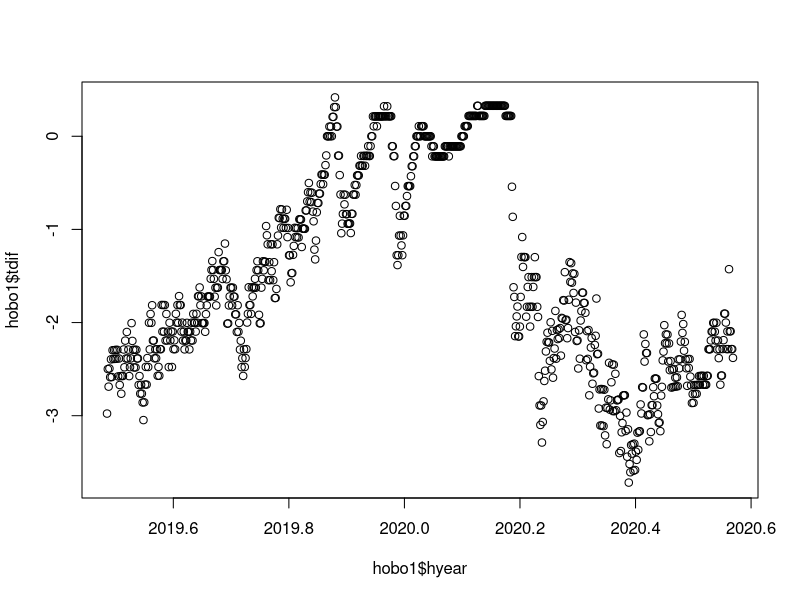
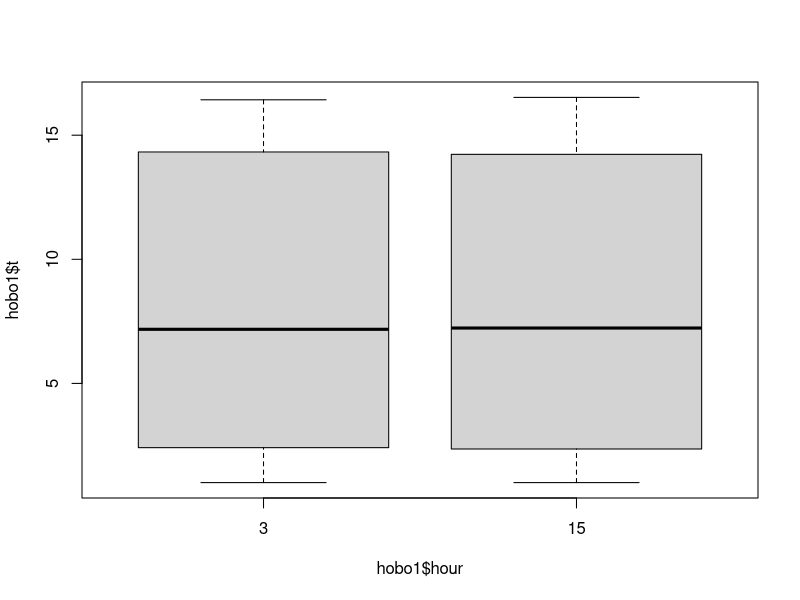

The R script that drew these images, in order: (Note: this script raises an error after producing the figures.)
### Packages and functions ----
library(stringr)
library(ggplot2)

dyear <- function(year, month, day){
  leap <- ifelse(year/400 == floor(year/400), 1,
                 ifelse(year/100 == floor(year/100), 0,
                        ifelse(year/4 == floor(year/4), 1,0)))
  
  nday <-ifelse(month == 1, 0+day,
                ifelse(month == 2, 31+day,
                       ifelse(month == 3, 59+day+leap,
                              ifelse(month == 4, 90+day+leap,
                                     ifelse(month == 5, 120+day+leap,
                                            ifelse(month == 6, 151+day+leap,
                                                   ifelse(month == 7, 181+day+leap,
                                                          ifelse(month == 8, 212+day+leap,
                                                                 ifelse(month == 9, 243+day+leap,
                                                                        ifelse(month == 10, 273+day+leap,
                                                                               ifelse(month == 11, 304+day+leap,334+day+leap)))))))))))
  
  decimalyear <- year + nday/(365+leap) - 1/(365+leap)
  return(decimalyear)
}                                          
### Load and process data frames ----
## Presumes a HOBO cvs expo0rt file with yy/mm/dd date format, a separate time column, and no plot title in the header.

hobo <- read.csv('data/Wexford_frigid_surface.csv')
colnames(hobo) <- c('id', 'date', 'time', 't')
hobo$station <- 'Wexford_frigid_10'

hobo1 <- read.csv('data/Wexford_frigid_50_cm.csv')
colnames(hobo1) <- c('id', 'date', 'time', 't')
hobo1$station <- 'Wexford_frigid_50'
hobo <- rbind(hobo, hobo1)

hobo1 <- read.csv('data/Wexford_mesic_50_cm.csv')
colnames(hobo1) <- c('id', 'date', 'time', 't')
hobo1$station <- 'Wexford_mesic_50'
hobo <- rbind(hobo, hobo1)

hobo1 <- read.csv('data/Newaygo_mesic_50_cm.csv')
colnames(hobo1) <- c('id', 'date', 'time', 't')
hobo1$station <- 'Newaygo_mesic_50'
hobo <- rbind(hobo, hobo1)

hobo1 <- read.csv('data/Newaygo_frigid_50_cm.csv')
colnames(hobo1) <- c('id', 'date', 'time', 't')
hobo1$station <- 'Newaygo_frigid_50'
hobo <- rbind(hobo, hobo1)

hobo1 <- read.csv('data/Newaygo_frigid_10_cm.csv')
colnames(hobo1) <- c('id', 'date', 'time', 't')
hobo1$station <- 'Newaygo_frigid_10'
hobo <- rbind(hobo, hobo1)
rm(hobo1)

hobo$year <- as.numeric(str_split_fixed(hobo$date, '/', 3)[,1]) +2000
hobo$month <- as.numeric(str_split_fixed(hobo$date, '/', 3)[,2])
hobo$day <- as.numeric(str_split_fixed(hobo$date, '/', 3)[,3])
hobo$hour <- as.numeric(str_split_fixed(hobo$time, ':', 3)[,1]) + as.numeric(str_split_fixed(hobo$time, ':', 3)[,2])/60
hobo$dyear <- dyear(hobo$year,hobo$month,hobo$day)
hobo$hyear <- hobo$dyear+hobo$hour/24/365.25

ground <-  read.csv('data/2228937.csv')
ground <- subset(ground, select = c('STATION','NAME','LATITUDE','LONGITUDE','ELEVATION','DATE','PRCP','SNOW','TMAX','TMIN'))
ground$year <- as.numeric(str_split_fixed(ground$DATE, '-', 3)[,1])
ground$month <- as.numeric(str_split_fixed(ground$DATE, '-', 3)[,2])
ground$day <- as.numeric(str_split_fixed(ground$DATE, '-', 3)[,3])
ground$dyear <- dyear(ground$year,ground$month,ground$day)
ground$t <- (ground$TMAX + ground$TMIN)/2

norm <- read.delim('data/norms19812010.txt', encoding = 'UTF-8')
ground.sts <- unique(ground$STATION)
norm.ground <- subset(norm, Station_ID %in% ground.sts)
## compare two stations ----
hobo1 <- subset(hobo, station %in% 'Wexford_frigid_50', select = c(date, dyear, hour, hyear, t, station))
hobo2 <- subset(hobo, station %in% 'Wexford_mesic_50', select = c(date, dyear, hour, hyear, t, station))
hobo2$t2 <- hobo2$t
hobo2$station2 <- hobo2$station
hobo1 <- merge(hobo1, hobo2[,c('hyear', 't2', 'station2')], by='hyear')
rm(hobo2)


hobo1$tdif <- hobo1$t - hobo1$t2

plot(hobo1$tdif ~ hobo1$hyear)
boxplot(hobo1$t ~ hobo1$hour)

## get means by station
hobo1.mean <- aggregate(hobo1[,c('t','t2')], by = list(hour = hobo1$hour), FUN = 'mean')
maxrecord <- max(hobo[hobo$station %in% 'Wexford_frigid_10',]$dyear)
hobogood <- subset(hobo, dyear <= maxrecord)
hobo.mean <- aggregate(list(t = hobogood$t), by = list(station = hobogood$station, month = hobogood$month,  day = hobogood$day), FUN = 'mean')
hobo.mean2 <- aggregate(list(t = hobo.mean$t),by = list(station = hobo.mean$station), FUN = 'mean')

hobo.summer <- subset(hobo, month %in% c(6,7,8))
hobo.summer.mean <- aggregate(list(t = hobo.summer$t), by = list(station = hobo.summer$station, month = hobo.summer$month,  day = hobo.summer$day), FUN = 'mean')
hobo.summer.mean2 <- aggregate(list(t.summer = hobo.summer.mean$t),by = list(station = hobo.summer.mean$station), FUN = 'mean')

hobo.winter <- subset(hobo, month %in% c(1,2,12))
hobo.winter.mean <- aggregate(list(t = hobo.winter$t), by = list(station = hobo.winter$station, month = hobo.winter$month,  day = hobo.winter$day), FUN = 'mean')
hobo.winter.mean2 <- aggregate(list(t.winter = hobo.winter.mean$t),by = list(station = hobo.winter.mean$station), FUN = 'mean')

hobo.merge <- merge(hobo.mean2, hobo.summer.mean2, by='station')
hobo.merge <- merge(hobo.merge, hobo.winter.mean2, by='station')
hobo.merge$range <- hobo.merge$t.summer - hobo.merge$t.winter

## Determine relationship between layers 1: simple running average ----
## compare two stations
i <- 10
hobo.d <- aggregate(list(t = hobo$t), by = list(station = hobo$station, year = hobo$year, month = hobo$month,  day = hobo$day, dyear = hobo$dyear), FUN = 'mean')
hobo1 <- subset(hobo.d, station %in% 'Wexford_frigid_10', select = c(dyear, t, station))
hobo2 <- subset(hobo.d, station %in% 'Wexford_frigid_50', select = c(dyear, t, station))
hobo2$t50cm <- hobo2$t
hobo1 <- merge(hobo1, hobo2[,c('dyear','t50cm')], by='dyear')
rm(hobo2)

hobo1$t02 <- NA
for (i in 1:nrow(hobo1)){
  hobo1[i,]$t02 <-  mean(subset(hobo1, dyear <= hobo1[i,]$dyear & dyear >= hobo1[i,]$dyear-2/365.25, select = t)[,1])
}

hobo1$t03 <- NA
for (i in 1:nrow(hobo1)){
  hobo1[i,]$t03 <-  mean(subset(hobo1, dyear <= hobo1[i,]$dyear & dyear >= hobo1[i,]$dyear-3/365.25, select = t)[,1])
}

hobo1$t05 <- NA
for (i in 1:nrow(hobo1)){
  hobo1[i,]$t05 <-  mean(subset(hobo1, dyear <= hobo1[i,]$dyear & dyear >= hobo1[i,]$dyear-5/365.25, select = t)[,1])
}

hobo1$t16 <- NA
for (i in 1:nrow(hobo1)){
  hobo1[i,]$t16 <-  mean(subset(hobo1, dyear <= hobo1[i,]$dyear & dyear >= hobo1[i,]$dyear-16/365.25, select = t)[,1])
}

hobo1$t17 <- NA
for (i in 1:nrow(hobo1)){
  hobo1[i,]$t17 <-  mean(subset(hobo1, dyear <= hobo1[i,]$dyear & dyear >= hobo1[i,]$dyear-17/365.25, select = t)[,1])
}

hobo1$t18 <- NA
for (i in 1:nrow(hobo1)){
  hobo1[i,]$t18 <-  mean(subset(hobo1, dyear <= hobo1[i,]$dyear & dyear >= hobo1[i,]$dyear-18/365.25, select = t)[,1])
}
hobo1$t19 <- NA
for (i in 1:nrow(hobo1)){
  hobo1[i,]$t19 <-  mean(subset(hobo1, dyear <= hobo1[i,]$dyear & dyear >= hobo1[i,]$dyear-19/365.25, select = t)[,1])
}
hobo1$t20 <- NA
for (i in 1:nrow(hobo1)){
  hobo1[i,]$t20 <-  mean(subset(hobo1, dyear <= hobo1[i,]$dyear & dyear >= hobo1[i,]$dyear-20/365.25, select = t)[,1])
}

hobo1$t28 <- NA
for (i in 1:nrow(hobo1)){
  hobo1[i,]$t28 <-  mean(subset(hobo1, dyear <= hobo1[i,]$dyear & dyear >= hobo1[i,]$dyear-28/365.25, select = t)[,1])
}

hobo1$t35 <- NA
for (i in 1:nrow(hobo1)){
  hobo1[i,]$t35 <-  mean(subset(hobo1, dyear <= hobo1[i,]$dyear & dyear >= hobo1[i,]$dyear-25/365.25, select = t)[,1])
}
cols <- c(2, 4:14) 
cor(hobo1[,cols])

model <- lm(t50cm ~ t + t02 + t03 + t05 + t07 + t14 + t18 + t21 + t24 + t28 + t35, data = hobo1)
summary(model)

for (i in 1:length(cols)){
  model <- lm(t50cm ~ hobo1[,cols[i]], data = hobo1)
  print(colnames(hobo1)[cols[i]])
  print(AIC(model))}

model <- lm(t50cm ~ t18 , data = hobo1)
summary(model)
AIC(model)


## Determine relationship between layers 2: decay day influence ----
## compare two stations
i <- 10
hobo.d <- aggregate(list(t = hobo$t), by = list(station = hobo$station, year = hobo$year, month = hobo$month,  day = hobo$day, dyear = hobo$dyear), FUN = 'mean')
hobo1 <- subset(hobo.d, station %in% 'Wexford_frigid_10', select = c(dyear, t, station))
hobo2 <- subset(hobo.d, station %in% 'Wexford_frigid_50', select = c(dyear, t, station))
hobo2$t50cm <- hobo2$t
hobo1 <- merge(hobo1, hobo2[,c('dyear','t50cm')], by='dyear')
rm(hobo2)

hobo1$t02 <- NA
for (i in 1:nrow(hobo1)){
  halflife <- 2
  tab <- subset(hobo1, dyear <= hobo1[i,]$dyear)
  tab$wt <- 2^-((hobo1[i,]$dyear - tab$dyear)*365.25/halflife)
  tab$twt <- tab$wt * tab$t
  hobo1[i,]$t02 <- sum(tab$twt)/sum(tab$wt)
}

hobo1$t05 <- NA
for (i in 1:nrow(hobo1)){
  halflife <- 5
  tab <- subset(hobo1, dyear <= hobo1[i,]$dyear)
  tab$wt <- 2^-((hobo1[i,]$dyear - tab$dyear)*365.25/halflife)
  tab$twt <- tab$wt * tab$t
  hobo1[i,]$t05 <- sum(tab$twt)/sum(tab$wt) }

hobo1$t06 <- NA
for (i in 1:nrow(hobo1)){
  halflife <- 6
  tab <- subset(hobo1, dyear <= hobo1[i,]$dyear)
  tab$wt <- 2^-((hobo1[i,]$dyear - tab$dyear)*365.25/halflife)
  tab$twt <- tab$wt * tab$t
  hobo1[i,]$t06 <- sum(tab$twt)/sum(tab$wt) }

hobo1$t07 <- NA
for (i in 1:nrow(hobo1)){
  halflife <- 7
  tab <- subset(hobo1, dyear <= hobo1[i,]$dyear)
  tab$wt <- 2^-((hobo1[i,]$dyear - tab$dyear)*365.25/halflife)
  tab$twt <- tab$wt * tab$t
  hobo1[i,]$t07 <- sum(tab$twt)/sum(tab$wt) }

hobo1$t08 <- NA
for (i in 1:nrow(hobo1)){
  halflife <- 8
  tab <- subset(hobo1, dyear <= hobo1[i,]$dyear)
  tab$wt <- 2^-((hobo1[i,]$dyear - tab$dyear)*365.25/halflife)
  tab$twt <- tab$wt * tab$t
  hobo1[i,]$t08 <- sum(tab$twt)/sum(tab$wt) }

hobo1$t09 <- NA
for (i in 1:nrow(hobo1)){
  halflife <- 09
  tab <- subset(hobo1, dyear <= hobo1[i,]$dyear)
  tab$wt <- 2^-((hobo1[i,]$dyear - tab$dyear)*365.25/halflife)
  tab$twt <- tab$wt * tab$t
  hobo1[i,]$t09 <- sum(tab$twt)/sum(tab$wt) }

hobo1$t10 <- NA
for (i in 1:nrow(hobo1)){
  halflife <- 10
  tab <- subset(hobo1, dyear <= hobo1[i,]$dyear)
  tab$wt <- 2^-((hobo1[i,]$dyear - tab$dyear)*365.25/halflife)
  tab$twt <- tab$wt * tab$t
  hobo1[i,]$t10 <- sum(tab$twt)/sum(tab$wt) }

hobo1$t11 <- NA
for (i in 1:nrow(hobo1)){
  halflife <- 11
  tab <- subset(hobo1, dyear <= hobo1[i,]$dyear)
  tab$wt <- 2^-((hobo1[i,]$dyear - tab$dyear)*365.25/halflife)
  tab$twt <- tab$wt * tab$t
  hobo1[i,]$t11 <- sum(tab$twt)/sum(tab$wt) }

hobo1$t12 <- NA
for (i in 1:nrow(hobo1)){
  halflife <- 12
  tab <- subset(hobo1, dyear <= hobo1[i,]$dyear)
  tab$wt <- 2^-((hobo1[i,]$dyear - tab$dyear)*365.25/halflife)
  tab$twt <- tab$wt * tab$t
  hobo1[i,]$t12 <- sum(tab$twt)/sum(tab$wt) }

hobo1$t13 <- NA
for (i in 1:nrow(hobo1)){
  halflife <- 13
  tab <- subset(hobo1, dyear <= hobo1[i,]$dyear)
  tab$wt <- 2^-((hobo1[i,]$dyear - tab$dyear)*365.25/halflife)
  tab$twt <- tab$wt * tab$t
  hobo1[i,]$t13 <- sum(tab$twt)/sum(tab$wt) }

cols <- c(2, 4:14) 
cor(hobo1[,cols])
# determined that 7 day half life is the optimum

for (i in 1:length(cols)){
  model <- lm(t50cm ~ hobo1[,cols[i]], data = hobo1)
  print(colnames(hobo1)[cols[i]])
  print(AIC(model))}
hobo1.x <- hobo1[-c(1:15),]
model <- lm(t50cm ~ t07 , data = hobo1.x)
summary(model)
AIC(model)

## Determine relationship between layers 3: decay day influence shift ----
## compare two stations
i <- 10
hobo.d <- aggregate(list(t = hobo$t), by = list(station = hobo$station, year = hobo$year, month = hobo$month,  day = hobo$day, dyear = hobo$dyear), FUN = 'mean')
hobo1 <- subset(hobo.d, station %in% 'Wexford_frigid_10', select = c(dyear, t, station))
hobo2 <- subset(hobo.d, station %in% 'Wexford_frigid_50', select = c(dyear, t, station))
hobo2$t50cm <- hobo2$t
hobo1 <- merge(hobo1, hobo2[,c('dyear','t50cm')], by='dyear')
rm(hobo2)
shift <- 6 # determined that a shift of zero is the optimum
hobo1$t02 <- NA
for (i in 1:nrow(hobo1)){
  halflife <- 2
  tab <- subset(hobo1, dyear <= hobo1[i,]$dyear)
  tab$wt <- 2^-((abs((hobo1[i,]$dyear - shift/365.25) - tab$dyear))*365.25/halflife)
  tab$twt <- tab$wt * tab$t
  hobo1[i,]$t02 <- sum(tab$twt)/sum(tab$wt)
}

hobo1$t03 <- NA
for (i in 1:nrow(hobo1)){
  halflife <- 3
  tab <- subset(hobo1, dyear <= hobo1[i,]$dyear)
  tab$wt <- 2^-((abs((hobo1[i,]$dyear - shift/365.25) - tab$dyear))*365.25/halflife)
  tab$twt <- tab$wt * tab$t
  hobo1[i,]$t03 <- sum(tab$twt)/sum(tab$wt) }

hobo1$t05 <- NA
for (i in 1:nrow(hobo1)){
  halflife <- 5
  tab <- subset(hobo1, dyear <= hobo1[i,]$dyear)
  tab$wt <- 2^-((abs((hobo1[i,]$dyear - shift/365.25) - tab$dyear))*365.25/halflife)
  tab$twt <- tab$wt * tab$t
  hobo1[i,]$t05 <- sum(tab$twt)/sum(tab$wt) }

hobo1$t07 <- NA
for (i in 1:nrow(hobo1)){
  halflife <- 7
  tab <- subset(hobo1, dyear <= hobo1[i,]$dyear)
  tab$wt <- 2^-((abs((hobo1[i,]$dyear - shift/365.25) - tab$dyear))*365.25/halflife)
  tab$twt <- tab$wt * tab$t
  hobo1[i,]$t07 <- sum(tab$twt)/sum(tab$wt) }

hobo1$t14 <- NA
for (i in 1:nrow(hobo1)){
  halflife <- 14
  tab <- subset(hobo1, dyear <= hobo1[i,]$dyear)
  tab$wt <- 2^-((abs((hobo1[i,]$dyear - shift/365.25) - tab$dyear))*365.25/halflife)
  tab$twt <- tab$wt * tab$t
  hobo1[i,]$t14 <- sum(tab$twt)/sum(tab$wt) }

hobo1$t18 <- NA
for (i in 1:nrow(hobo1)){
  halflife <- 18
  tab <- subset(hobo1, dyear <= hobo1[i,]$dyear)
  tab$wt <- 2^-((abs((hobo1[i,]$dyear - shift/365.25) - tab$dyear))*365.25/halflife)
  tab$twt <- tab$wt * tab$t
  hobo1[i,]$t18 <- sum(tab$twt)/sum(tab$wt) }

hobo1$t21 <- NA
for (i in 1:nrow(hobo1)){
  halflife <- 21
  tab <- subset(hobo1, dyear <= hobo1[i,]$dyear)
  tab$wt <- 2^-((abs((hobo1[i,]$dyear - shift/365.25) - tab$dyear))*365.25/halflife)
  tab$twt <- tab$wt * tab$t
  hobo1[i,]$t21 <- sum(tab$twt)/sum(tab$wt) }

hobo1$t24 <- NA
for (i in 1:nrow(hobo1)){
  halflife <- 24
  tab <- subset(hobo1, dyear <= hobo1[i,]$dyear)
  tab$wt <- 2^-((abs((hobo1[i,]$dyear - shift/365.25) - tab$dyear))*365.25/halflife)
  tab$twt <- tab$wt * tab$t
  hobo1[i,]$t24 <- sum(tab$twt)/sum(tab$wt) }

hobo1$t28 <- NA
for (i in 1:nrow(hobo1)){
  halflife <- 28
  tab <- subset(hobo1, dyear <= hobo1[i,]$dyear)
  tab$wt <- 2^-((abs((hobo1[i,]$dyear - shift/365.25) - tab$dyear))*365.25/halflife)
  tab$twt <- tab$wt * tab$t
  hobo1[i,]$t28 <- sum(tab$twt)/sum(tab$wt) }

hobo1$t35 <- NA
for (i in 1:nrow(hobo1)){
  halflife <- 35
  tab <- subset(hobo1, dyear <= hobo1[i,]$dyear)
  tab$wt <- 2^-((abs((hobo1[i,]$dyear - shift/365.25) - tab$dyear))*365.25/halflife)
  tab$twt <- tab$wt * tab$t
  hobo1[i,]$t35 <- sum(tab$twt)/sum(tab$wt) }

cols <- c(2, 4:14) 
cor(hobo1[,cols])

model <- lm(t50cm ~ t + t02 + t03 + t05 + t07 + t14 + t18 + t21 + t24 + t28 + t35, data = hobo1)
summary(model)

for (i in 1:length(cols)){
  model <- lm(t50cm ~ hobo1[,cols[i]], data = hobo1)
  print(colnames(hobo1)[cols[i]])
  print(AIC(model))}

model <- lm(t50cm ~ t07 , data = hobo1)
summary(model)
AIC(model)








## Relationship to ground stations ----

hobo.d <- aggregate(list(t = hobo$t), by = list(station = hobo$station, year = hobo$year, month = hobo$month,  day = hobo$day, dyear = hobo$dyear), FUN = 'mean')
hobo1 <- subset(hobo.d, station %in% 'Wexford_frigid_10', select = c(dyear, year, month, day, t, station))
hobo2 <- subset(hobo.d, station %in% 'Wexford_frigid_50', select = c(dyear, year, month, day, t, station))
hobo3 <- subset(hobo.d, station %in% 'Newaygo_frigid_10', select = c(dyear, year, month, day, t, station))
hobo4 <- subset(hobo.d, station %in% 'Newaygo_frigid_50', select = c(dyear, year, month, day, t, station))
hobo1$w.10 <- hobo1$t
hobo2$w.50 <- hobo2$t
hobo3$n.10 <- hobo3$t
hobo4$n.50 <- hobo4$t
hobo1 <- merge(hobo1, hobo2[,c('dyear','w.50')], by='dyear', all.x = TRUE, all.y = TRUE)
hobo1 <- merge(hobo1, hobo3[,c('dyear','n.10')], by='dyear', all.x = TRUE, all.y = TRUE)
hobo1 <- merge(hobo1, hobo4[,c('dyear','n.50')], by='dyear', all.x = TRUE, all.y = TRUE)

sts <- unique(ground$STATION)
i=1
for (i in 1:length(sts)){

ground1 <- subset(ground, STATION %in% sts[i], select = c(dyear, t, STATION))
ground1$x <- ground1$t
hobo1 <- merge(hobo1, ground1[,c('dyear','x')], by='dyear', all.x = TRUE)
colnames(hobo1)[names(hobo1) == 'x'] <- as.character(sts[i])
}


hobo1.month <- subset(hobo1, day == 1, select = c(dyear, month))

plot <- 
  ggplot(hobo1, aes(x=dyear)) +
  geom_line(aes(y=USC00208774, color ='USC00208774'), alpha=0.3)+
  geom_line(aes(y=USC00200779, color ='USC00200779'), alpha=0.3)+
  geom_line(aes(y=USC00208772, color ='USC00208772'), alpha=0.3)+
  geom_line(aes(y=USW00014817, color ='USW00014817'), alpha=0.3)+
  geom_line(aes(y=USC00201178, color ='USC00201178'), alpha=0.3)+
  geom_line(aes(y=w.10, color ='Briar Hills, 10 cm'), alpha=1)+
  geom_line(aes(y=w.50, color ='Briar Hills, 50 cm'), alpha=1)+
  geom_line(aes(y=n.10, color ='Newaygo Highland, 10 cm'), alpha=1)+
  geom_line(aes(y=n.50, color ='Newaygo Highland, 50 cm'), alpha=1)+
  scale_x_continuous(name= "Month", 
                     breaks=hobo1.month$dyear,
                     labels=hobo1.month$month,
                     minor_breaks = NULL)+
  scale_y_continuous(name= "Temperature C", breaks=seq(-20, 35, 5), minor_breaks = seq(-20, 35, 1))+
  theme(panel.grid.major = element_line(colour="white", size=1),
        panel.grid.minor = element_line(colour="white", size=0.1)) +
  scale_color_manual('Stations',
                     breaks = c('USC00208774', 'USC00200779', 'USW00014817', 'USW00014817', 'USC00201178', 'Briar Hills, 10 cm', 'Briar Hills, 50 cm', 'Newaygo Highland, 10 cm', 'Newaygo Highland, 50 cm'),
                     values = c('red', 'yellow', 'violet', 'blue', 'green', 'black', 'brown', 'darkgreen', 'tan')
  )+
  labs(title = "Air and soil temperatures", title.position = "bottom", color='Station')
plot

## correlation matrix ----
hobo2 <- subset(hobo1, month %in% c(7,8,9,10,4,5,6))
hobo2 <- subset(hobo1)
nums <- unlist(lapply(hobo2, is.numeric))
hobo2 <- subset(hobo2, select = nums)

cor(hobo2, use = 'pairwise.complete.obs')
unique(ground[,c('STATION', 'NAME')])
### plot all lines ----

plot <- 
  ggplot() +
  geom_line(aes(x=hobo.d$dyear, y=hobo.d$t, color = hobo.d$station, linetype = hobo.d$station), alpha=0.7)+
  geom_line(aes(x=ground$dyear, y=ground$t, color = ground$NAME, linetype = ground$NAME), alpha=0.3)+
  scale_x_continuous(name= "Month", 
                     breaks=hobo1.month$dyear,
                     labels=hobo1.month$month,
                     minor_breaks = NULL)+
  scale_y_continuous(name= "Temperature C", breaks=seq(-20, 35, 5), minor_breaks = seq(-20, 35, 1))+
  theme(panel.grid.major = element_line(colour="white", size=1),
        panel.grid.minor = element_line(colour="white", size=0.1)) +
  scale_color_manual('Stations', breaks = 
  c("Wexford_frigid_10", "Wexford_frigid_50", "Wexford_mesic_50", "Newaygo_frigid_10","Newaygo_frigid_50",  "Newaygo_mesic_50",'BIG RAPIDS WATER TREATMENT PLANT, MI US' ,'WELLSTON TIPPY DAM, MI US', 'WELLSTON 1 N, MI US','CADILLAC, MI US', 'CADILLAC 9 AND 10 NEWS, MI US'),
values = c('black', 'blue', 'cyan', 'darkgreen', 'red', 'orange', 'red','gray','gray','blue','gray' )
  )+
  scale_linetype_manual('Stations', breaks = 
  c("Wexford_frigid_10", "Wexford_frigid_50", "Wexford_mesic_50", "Newaygo_frigid_10","Newaygo_frigid_50",  "Newaygo_mesic_50",'BIG RAPIDS WATER TREATMENT PLANT, MI US' ,'WELLSTON TIPPY DAM, MI US', 'WELLSTON 1 N, MI US', 'CADILLAC, MI US', 'CADILLAC 9 AND 10 NEWS, MI US'),
                        values =
    c('solid', 'solid', 'solid', 'solid', 'solid','solid', 'dashed','dashed','dashed','dashed','dashed' )
  )+
  labs(title = "Air and soil temperatures", title.position = "bottom", color='Station')
plot
### Ground station summaries ----
ground.premean <- subset(ground, !is.na(t))
ground.mean <- aggregate(list(t = ground.premean$t),  by = list(station = ground.premean$STATION, name = ground.premean$NAME, month = ground.premean$month), FUN = 'mean')
ground.mean2 <- aggregate(list(t = ground.mean$t), by = list(station = ground.mean$station, name = ground.mean$name), FUN = 'mean', na.action = na.omit)

ground.summer <- subset(ground.mean, month %in% c(6,7,8))
ground.summer.mean <- aggregate(list(t.summer = ground.summer$t),by = list(station = ground.summer$station), FUN = 'mean')

ground.winter <- subset(ground.mean, month %in% c(1,2,12))
ground.winter.mean <- aggregate(list(t.winter = ground.winter$t),by = list(station = ground.winter$station), FUN = 'mean')

ground.merge <- merge(ground.mean2, ground.summer.mean, by='station')
ground.merge <- merge(ground.merge, ground.winter.mean, by='station')
ground.merge$range <- ground.merge$t.summer - ground.merge$t.winter

## Ground Station norms ----
t.months <- c('t01', 't02', 't03', 't04', 't05', 't06', 't07', 't08', 't09', 't10', 't11', 't12')
norm.t <- as.data.frame(list(Station_ID = 'Station_ID',Station_Name='Station_Name',State='State',Latitude=NA,Longitude=NA,Elevation=NA,t.norm=NA, month=NA))
for (i in 1:12){
  norm.trans <- subset(norm.ground, select = c('Station_ID','Station_Name','State','Latitude','Longitude','Elevation',t.months[i]))
  norm.trans$month <- i
  colnames(norm.trans)[names(norm.trans) == t.months[i]] <- 't.norm'
  norm.t <- rbind(norm.t, norm.trans)
}
norm.t <- norm.t[-1,]
norm.t.ground <- merge(norm.t, ground.mean[,c('station', 'month','t')], by.x=c('Station_ID', 'month'),by.y=c('station', 'month')) 
norm.t.ground$deviation <- norm.t.ground$t - norm.t.ground$t.norm

norm.t.ground.annual <- aggregate(list(t = norm.t.ground$deviation), by=list(Station_ID=norm.t.ground$Station_ID, Station_Name=norm.t.ground$Station_Name), FUN='mean')